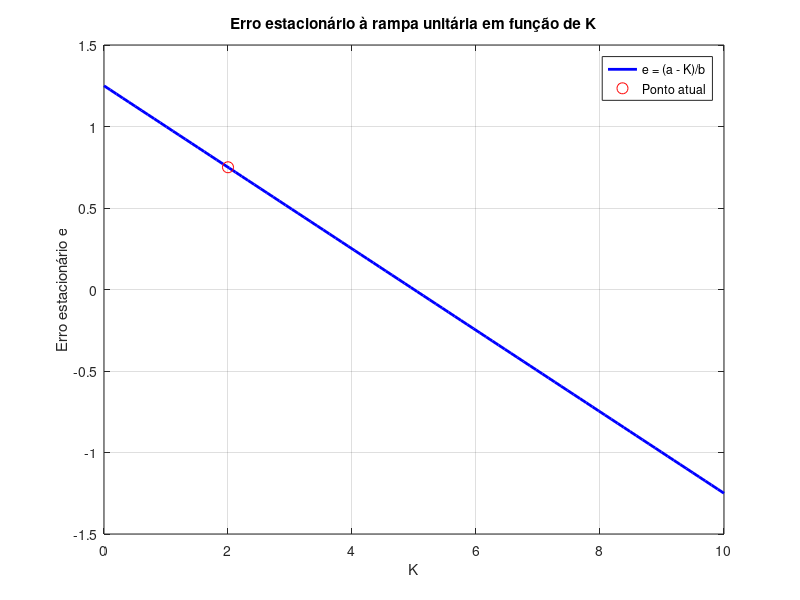

This figure's MATLAB source:
clc;
clear;

% Parâmetros do sistema (exemplo)
K = 2;   % Coeficiente do termo Ks na FT de malha fechada
a = 5;   % Coeficiente do termo s no denominador
b = 4;   % Termo constante no denominador

% Cálculo do erro estacionário para entrada rampa unitária
e = (a - K)/b;

% Exibir a fórmula do erro estacionário como texto
fprintf('Erro estacionário à rampa unitária:\n');
fprintf('     a - K\n');
fprintf('e = -------\n');
fprintf('       b\n');

% Mostrar valores usados
fprintf('\nValores utilizados:\n');
fprintf('K = %.2f\n', K);
fprintf('a = %.2f\n', a);
fprintf('b = %.2f\n', b);
fprintf('Erro estacionário (e) = %.2f\n', e);

% --- Plotando erro estacionário em função de K ---
K_vals = linspace(0, 2*a, 100);           % Variação de K de 0 a 2a
e_vals = (a - K_vals) ./ b;               % Erro estacionário correspondente

figure;
plot(K_vals, e_vals, 'b-', 'LineWidth', 2);
hold on;
plot(K, e, 'ro', 'MarkerSize', 8, 'DisplayName', 'Ponto atual');
grid on;
xlabel('K');
ylabel('Erro estacionário e');
title('Erro estacionário à rampa unitária em função de K');
legend('e = (a - K)/b', 'Ponto atual', 'Location', 'northeast');
